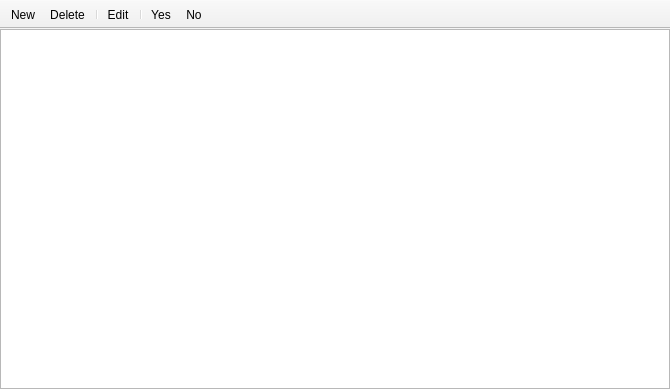
<?xml version="1.0" encoding="UTF-8"?>
<ui version="4.0">
 <class>ViewDepartments</class>
 <widget class="QMainWindow" name="ViewDepartments">
  <property name="geometry">
   <rect>
    <x>0</x>
    <y>0</y>
    <width>670</width>
    <height>389</height>
   </rect>
  </property>
  <property name="windowTitle">
   <string>MainWindow</string>
  </property>
  <property name="toolTip">
   <string/>
  </property>
  <widget class="QWidget" name="centralwidget">
   <layout class="QGridLayout" name="gridLayout">
    <property name="leftMargin">
     <number>0</number>
    </property>
    <property name="topMargin">
     <number>0</number>
    </property>
    <property name="rightMargin">
     <number>0</number>
    </property>
    <property name="bottomMargin">
     <number>0</number>
    </property>
    <item row="0" column="0">
     <widget class="QTableView" name="tableView">
      <property name="minimumSize">
       <size>
        <width>550</width>
        <height>200</height>
       </size>
      </property>
      <property name="styleSheet">
       <string notr="true">QTableView{
border-width:2px
}</string>
      </property>
     </widget>
    </item>
   </layout>
  </widget>
  <widget class="QToolBar" name="toolBar">
   <property name="windowTitle">
    <string>toolBar</string>
   </property>
   <property name="toolTip">
    <string/>
   </property>
   <property name="movable">
    <bool>false</bool>
   </property>
   <attribute name="toolBarArea">
    <enum>TopToolBarArea</enum>
   </attribute>
   <attribute name="toolBarBreak">
    <bool>false</bool>
   </attribute>
   <addaction name="action_New"/>
   <addaction name="action_Delete"/>
   <addaction name="separator"/>
   <addaction name="action_Edit"/>
   <addaction name="separator"/>
   <addaction name="action_Yes"/>
   <addaction name="action_No"/>
  </widget>
  <action name="action_New">
   <property name="icon">
    <iconset resource="../../geo/view/icons/ViewWindowRes.qrc">
     <normaloff>:/plus.png</normaloff>:/plus.png</iconset>
   </property>
   <property name="text">
    <string>&amp;New</string>
   </property>
  </action>
  <action name="action_Delete">
   <property name="icon">
    <iconset resource="../../geo/view/icons/ViewWindowRes.qrc">
     <normaloff>:/trash.png</normaloff>:/trash.png</iconset>
   </property>
   <property name="text">
    <string>&amp;Delete</string>
   </property>
  </action>
  <action name="action_Edit">
   <property name="icon">
    <iconset resource="../../geo/view/icons/ViewWindowRes.qrc">
     <normaloff>:/note.png</normaloff>:/note.png</iconset>
   </property>
   <property name="text">
    <string>&amp;Edit</string>
   </property>
  </action>
  <action name="action_Yes">
   <property name="icon">
    <iconset resource="../../geo/view/icons/ViewWindowRes.qrc">
     <normaloff>:/check.png</normaloff>:/check.png</iconset>
   </property>
   <property name="text">
    <string>&amp;Yes</string>
   </property>
  </action>
  <action name="action_No">
   <property name="icon">
    <iconset resource="../../geo/view/icons/ViewWindowRes.qrc">
     <normaloff>:/close.png</normaloff>:/close.png</iconset>
   </property>
   <property name="text">
    <string>&amp;No</string>
   </property>
  </action>
  <action name="action_OpenUrl">
   <property name="icon">
    <iconset resource="../../geo/view/icons/ViewWindowRes.qrc">
     <normaloff>:/share2.png</normaloff>:/share2.png</iconset>
   </property>
   <property name="text">
    <string>&amp;OpenUrl</string>
   </property>
  </action>
 </widget>
 <resources>
  <include location="../../geo/view/icons/ViewWindowRes.qrc"/>
 </resources>
 <connections/>
</ui>
